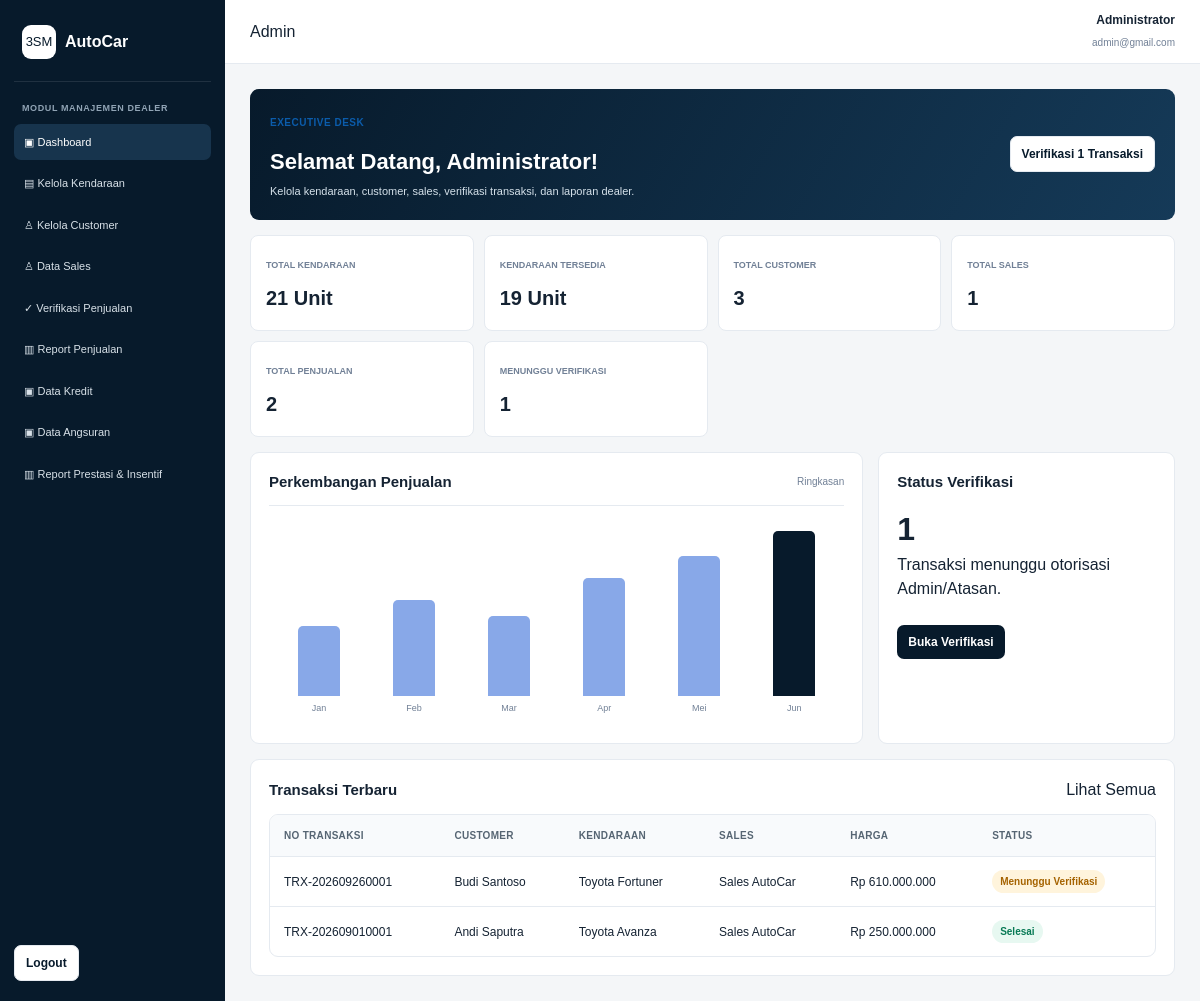
Page /admin/dashboard.php (signed in) on the committed database.
### tables this page shows
CREATE TABLE penjualan (
    id_penjualan INT AUTO_INCREMENT PRIMARY KEY,
    no_transaksi VARCHAR(50) NOT NULL UNIQUE,
    id_customer INT NOT NULL,
    id_sales INT NOT NULL,
    id_kendaraan INT NOT NULL,
    harga DECIMAL(15,2) NOT NULL DEFAULT 0,
    tanggal DATE NOT NULL,
    metode_pembayaran ENUM('Cash','Transfer','Kredit') NOT NULL,
    status ENUM('Menunggu Verifikasi','Selesai','Ditolak') NOT NULL DEFAULT 'Menunggu Verifikasi',
    dp DECIMAL(15,2) NOT NULL DEFAULT 0,
    tenor INT NOT NULL DEFAULT 0,
    bunga_tahunan DECIMAL(5,2) NOT NULL DEFAULT 0,
    pokok_pinjaman DECIMAL(15,2) NOT NULL DEFAULT 0,
    total_bunga DECIMAL(15,2) NOT NULL DEFAULT 0,
    total_kredit DECIMAL(15,2) NOT NULL DEFAULT 0,
    angsuran_per_bulan DECIMAL(15,2) NOT NULL DEFAULT 0,
    created_at TIMESTAMP DEFAULT CURRENT_TIMESTAMP,
    CONSTRAINT fk_penjualan_customer
        FOREIGN KEY (id_customer) REFERENCES customer(id_customer)
        ON UPDATE CASCADE ON DELETE RESTRICT,
    CONSTRAINT fk_penjualan_sales
        FOREIGN KEY (id_sales) REFERENCES sales(id_sales)
        ON UPDATE CASCADE ON DELETE RESTRICT,
    CONSTRAINT fk_penjualan_kendaraan
        FOREIGN KEY (id_kendaraan) REFERENCES kendaraan(id_kendaraan)
        ON UPDATE CASCADE ON DELETE RESTRICT
);

CREATE TABLE customer (
    id_customer INT AUTO_INCREMENT PRIMARY KEY,
    nama VARCHAR(100) NOT NULL,
    email VARCHAR(100) DEFAULT NULL,
    no_hp VARCHAR(20) DEFAULT NULL,
    alamat TEXT DEFAULT NULL,
    created_at TIMESTAMP DEFAULT CURRENT_TIMESTAMP
);

CREATE TABLE merek (
    id_merek INT AUTO_INCREMENT PRIMARY KEY,
    nama_merek VARCHAR(100) NOT NULL UNIQUE
);

CREATE TABLE tipe_kendaraan (
    id_tipe INT AUTO_INCREMENT PRIMARY KEY,
    nama_tipe VARCHAR(100) NOT NULL,
    id_merek INT DEFAULT NULL,
    CONSTRAINT fk_tipe_merek
        FOREIGN KEY (id_merek) REFERENCES merek(id_merek)
        ON UPDATE CASCADE ON DELETE SET NULL
);

CREATE TABLE sales (
    id_sales INT AUTO_INCREMENT PRIMARY KEY,
    id_user INT NOT NULL UNIQUE,
    nama VARCHAR(100) NOT NULL,
    email VARCHAR(100) NOT NULL,
    no_hp VARCHAR(20) DEFAULT NULL,
    tanggal_bergabung DATE DEFAULT NULL,
    status ENUM('Aktif','Tidak Aktif') NOT NULL DEFAULT 'Aktif',
    created_at TIMESTAMP DEFAULT CURRENT_TIMESTAMP,
    CONSTRAINT fk_sales_user
        FOREIGN KEY (id_user) REFERENCES users(id_user)
        ON UPDATE CASCADE ON DELETE RESTRICT
);

### config/helpers.php (called while the page is built, shortened)
<?php
function e($value)
{
    return htmlspecialchars((string)$value, ENT_QUOTES, 'UTF-8');
}
function rupiah($angka)
{
    return "Rp " . number_format((float)$angka, 0, ',', '.');
}
function status_transaksi_class($status)
{
    switch ($status) {
        case 'Selesai':
            return 'badge badge-success';
        case 'Menunggu Verifikasi':
            return 'badge badge-warning';
    }
}
?>

### admin/dashboard.php (the view, shortened to what this page needs)
<?php
include "../config/koneksi.php";
include "header.php";
$kendaraan=mysqli_fetch_assoc(mysqli_query($conn,"SELECT COUNT(*) total FROM kendaraan"))['total']??0;
$tersedia=mysqli_fetch_assoc(mysqli_query($conn,"SELECT COUNT(*) total FROM kendaraan WHERE status='TERSEDIA'"))['total']??0;
$customer=mysqli_fetch_assoc(mysqli_query($conn,"SELECT COUNT(*) total FROM customer"))['total']??0;
$sales=mysqli_fetch_assoc(mysqli_query($conn,"SELECT COUNT(*) total FROM sales"))['total']??0;
$penjualan=mysqli_fetch_assoc(mysqli_query($conn,"SELECT COUNT(*) total FROM penjualan"))['total']??0;
$pending=mysqli_fetch_assoc(mysqli_query($conn,"SELECT COUNT(*) total FROM penjualan WHERE status='Menunggu Verifikasi'"))['total']??0;
?>
<div class="welcome">
<div><span class="eyebrow">EXECUTIVE DESK</span><h1>Selamat Datang, <?=e($_SESSION['nama'])?>!</h1><p>Kelola kendaraan, customer, sales, verifikasi transaksi, dan laporan dealer.</p></div>
<a class="btn btn-secondary btn-small" href="verifikasi.php">Verifikasi <?=$pending?> Transaksi</a>
</div>
<div class="dashboard-grid">
<div class="dashboard-stat"><small>Total Kendaraan</small><strong><?=$kendaraan?> Unit</strong></div>
<div class="dashboard-stat"><small>Kendaraan Tersedia</small><strong><?=$tersedia?> Unit</strong></div>
<div class="dashboard-stat"><small>Total Customer</small><strong><?=$customer?></strong></div>
<div class="dashboard-stat"><small>Total Sales</small><strong><?=$sales?></strong></div>
<div class="dashboard-stat"><small>Total Penjualan</small><strong><?=$penjualan?></strong></div>
<div class="dashboard-stat"><small>Menunggu Verifikasi</small><strong><?=$pending?></strong></div>
</div>
<div class="dashboard-columns">
<div class="card"><div class="card-title"><h2>Perkembangan Penjualan</h2><span>Ringkasan</span></div><div class="chart">
<?php foreach ([38,52,43,64,76,91] as $i=>$h): ?><div class="bar-wrap"><div class="bar <?=$i===5?'current':''?>" data-height="<?=$h?>"></div><span class="bar-label"><?=['Jan','Feb','Mar','Apr','Mei','Jun'][$i]?></span></div><?php endforeach; ?>
</div></div>
<div class="card"><div class="card-title"><h2>Status Verifikasi</h2></div><h1><?=$pending?></h1><p>Transaksi menunggu otorisasi Admin/Atasan.</p><br><a class="btn btn-primary btn-small" href="verifikasi.php">Buka Verifikasi</a></div>
</div>
<div class="card"><div class="card-title"><h2>Transaksi Terbaru</h2><a href="verifikasi.php">Lihat Semua</a></div>
<div class="table-wrap"><table class="table"><tr><th>No Transaksi</th><th>Customer</th><th>Kendaraan</th><th>Sales</th><th>Harga</th><th>Status</th></tr>
<?php
$q="SELECT p.*,c.nama customer,s.nama sales,m.nama_merek,t.nama_tipe FROM penjualan p
INNER JOIN customer c ON p.id_customer=c.id_customer INNER JOIN sales s ON p.id_sales=s.id_sales INNER JOIN kendaraan k ON p.id_kendaraan=k.id_kendaraan
INNER JOIN merek m ON k.id_merek=m.id_merek INNER JOIN tipe_kendaraan t ON k.id_tipe=t.id_tipe ORDER BY p.id_penjualan DESC LIMIT 5";
$r=mysqli_query($conn,$q);
while($row=mysqli_fetch_assoc($r)): ?>
<tr><td><?=e($row['no_transaksi'])?></td><td><?=e($row['customer'])?></td><td><?=e($row['nama_merek'].' '.$row['nama_tipe'])?></td><td><?=e($row['sales'])?></td><td><?=rupiah($row['harga'])?></td><td><span class="<?=status_transaksi_class($row['status'])?>"><?=e($row['status'])?></span></td></tr>
<?php endwhile; ?></table></div></div>
<?php include "footer.php"; ?>

### assets/css/style.css (style rules this page uses)
* { margin: 0; padding: 0; box-sizing: border-box; }
:root { --navy: #071a2b; --navy-2: #0d2a42; --blue: #0b5cab; --blue-light: #eaf3fb; --text: #152333; --muted: #718096; --border: #e5eaf0; --bg: #f4f6f8; --white: #ffffff; --green: #0d9f6e; --yellow: #d98a00; --red: #c93636; }
body { font-family: Arial, Helvetica, sans-serif; background: var(--bg); color: var(--text); line-height: 1.5; }
a { color: inherit; text-decoration: none; }
.btn { border: 0; border-radius: 7px; padding: 11px 16px; display: inline-flex; align-items: center; justify-content: center; gap: 8px; font-weight: 700; transition: .2s; }
.btn-primary { background: var(--navy); color: white; }
.btn-secondary { background: white; color: var(--navy); border: 1px solid var(--border); }
.btn-small { padding: 8px 11px; font-size: 12px; }
.eyebrow { display: inline-block; color: var(--blue); font-size: 10px; font-weight: 800; letter-spacing: .5px; margin-bottom: 12px; }
.stat-card, .card { background: white; border: 1px solid var(--border); border-radius: 9px; padding: 18px; }
.badge { display: inline-flex; align-items: center; padding: 4px 8px; border-radius: 999px; background: #edf1f5; color: #52606d; font-size: 10px; font-weight: 800; }
.badge-success { background: #e7f8f1; color: #087a55; }
.badge-warning { background: #fff4dc; color: #a56300; }
.table-wrap { background: white; border: 1px solid var(--border); border-radius: 9px; overflow-x: auto; }
.table { width: 100%; border-collapse: collapse; min-width: 760px; }
.table th, .table td { padding: 13px 14px; text-align: left; border-bottom: 1px solid var(--border); font-size: 12px; vertical-align: middle; }
.table th { background: #f8fafc; color: #566573; font-size: 10px; text-transform: uppercase; letter-spacing: .3px; }
.table tr:last-child td { border-bottom: 0; }
.welcome { background: linear-gradient(120deg, var(--navy), #153a58); color: white; border-radius: 9px; padding: 20px; display: flex; justify-content: space-between; gap: 20px; align-items: center; margin-bottom: 15px; }
.welcome h1 { font-size: 22px; margin: 3px 0 5px; }
.welcome p { color: #d5e1ea; font-size: 11px; }
.dashboard-grid { display: grid; grid-template-columns: repeat(4, 1fr); gap: 10px; margin-bottom: 15px; }
.dashboard-stat { background: white; border: 1px solid var(--border); border-radius: 8px; padding: 15px; }
.dashboard-stat small { color: var(--muted); font-size: 9px; font-weight: 800; text-transform: uppercase; }
.dashboard-stat strong { display: block; font-size: 20px; margin: 8px 0 2px; }
.dashboard-columns { display: grid; grid-template-columns: 1.55fr .75fr; gap: 15px; margin-bottom: 15px; }
.chart { height: 220px; display: flex; align-items: end; gap: 15px; padding: 25px 10px 10px; border-top: 1px solid var(--border); margin-top: 12px; }
.bar-wrap { flex: 1; height: 100%; display: flex; flex-direction: column; justify-content: end; align-items: center; gap: 6px; }
.bar { width: 65%; max-width: 42px; background: #88a8e8; border-radius: 5px 5px 0 0; }
.bar.current { background: var(--navy); }
.bar-label { font-size: 9px; color: var(--muted); }
.card-title { display: flex; align-items: center; justify-content: space-between; gap: 15px; margin-bottom: 12px; }
.card-title h2 { font-size: 15px; }
.card-title span { color: var(--muted); font-size: 10px; }

### rows in the picture
penjualan: no_transaksi "TRX-202609260001", id_customer.nama "Budi Santoso", merek.nama_merek "Toyota Fortuner", id_sales.nama "Sales AutoCar", harga "Rp 610.000.000", status "Menunggu Verifikasi"
penjualan: no_transaksi "TRX-202609010001", id_customer.nama "Andi Saputra", merek.nama_merek "Toyota Avanza", id_sales.nama "Sales AutoCar", harga "Rp 250.000.000", status "Selesai"

### other values in the picture
$_SESSION['nama'] "Administrator"
$_SESSION['email'] "admin@gmail.com"
$pending "1"
$kendaraan "21"
$tersedia "19"
$customer "3"
$sales "1"
$penjualan "2"
